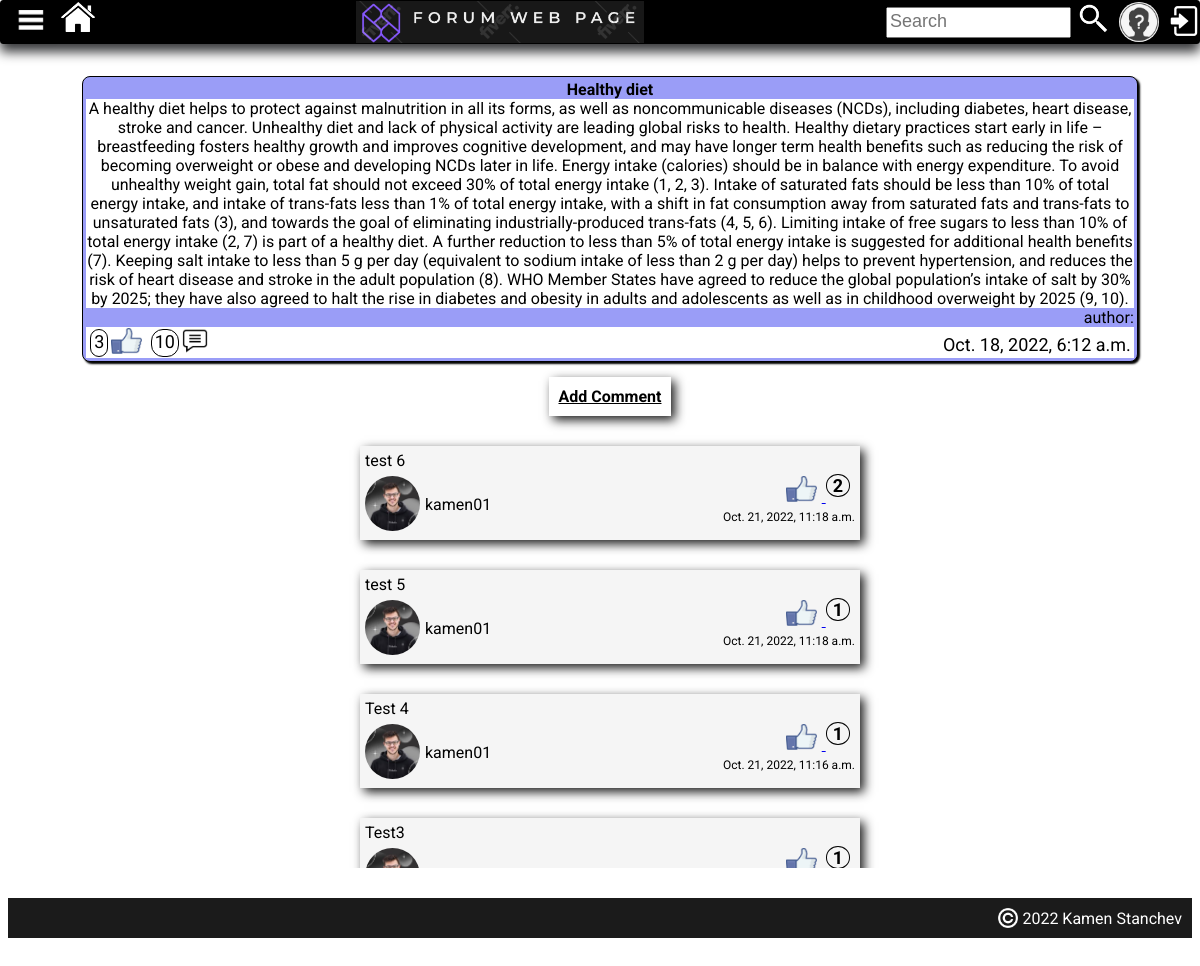
Before: /article-details/9/ with the older database file.
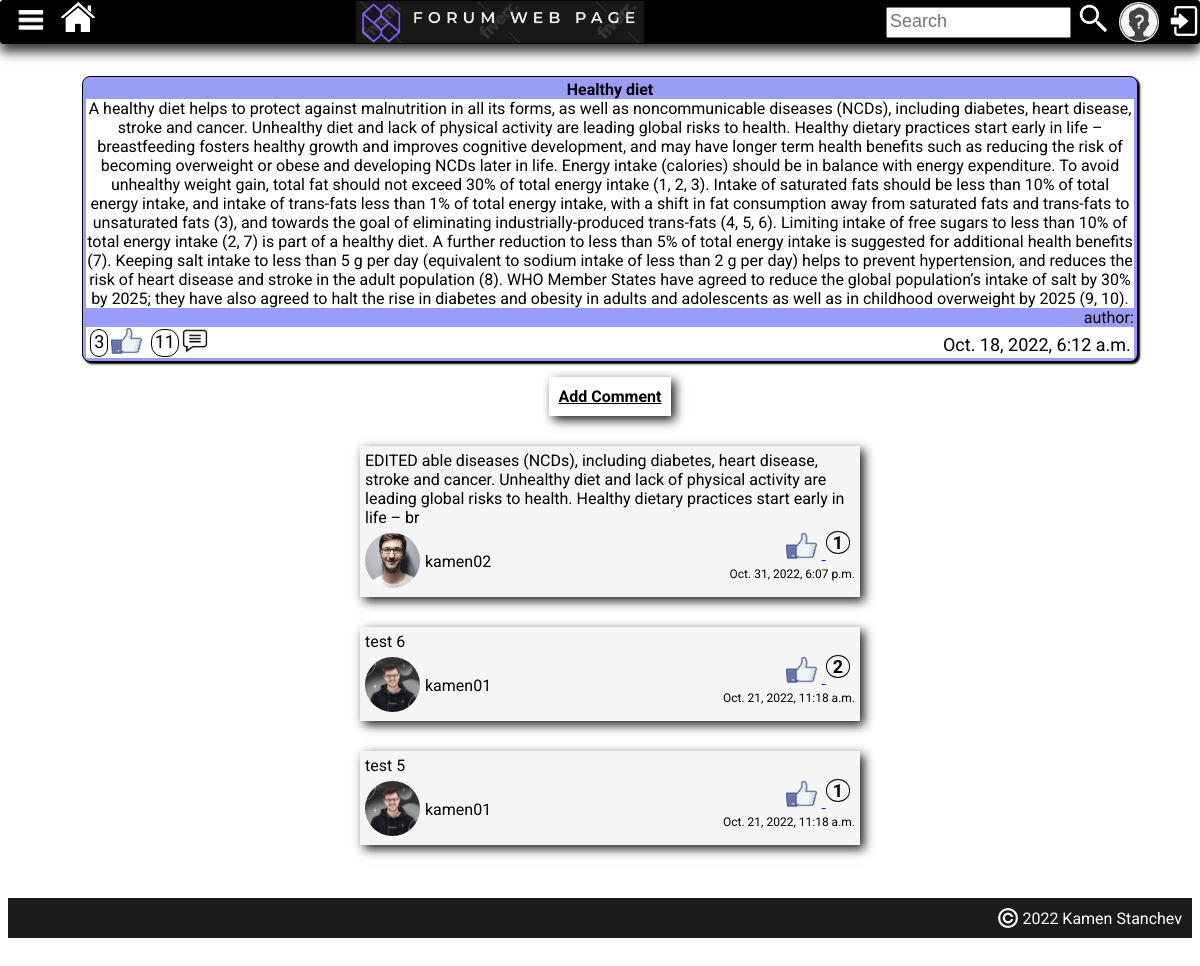
After: the same page with the newer database file.
### forum_project/main_app/models.py (models this page shows, shortened)
class PostArticle(models.Model):
    title = models.CharField(max_length=30, unique=True)
    content = models.TextField()
    date_created = models.DateTimeField(auto_now_add=True)
    topic = models.CharField(max_length=30, choices=topics_choices(), default='NO TOPIC')
    user = models.ForeignKey(User, on_delete=models.CASCADE)
    users_which_liked_article = models.ManyToManyField(
        User,
        related_name='user_lied_article',
        blank=True,
    )
    @property
    def likes(self):
        result = len(self.users_which_liked_article.all())
        return result
    @property
    def comments(self):
        result = self.articlecomment_set.all()
        return result

class ArticleComment(models.Model):
    user = models.ForeignKey(User, on_delete=models.CASCADE)
    post_article = models.ForeignKey(PostArticle, on_delete=models.CASCADE)
    content = models.TextField(max_length=300)
    data_created = models.DateTimeField(auto_now_add=True)
    users_which_liked_comment = models.ManyToManyField(
        User,
        related_name='user_lied_comment',
        blank=True,
    )
    @property
    def likes(self):
        result = len(self.users_which_liked_comment.all())
        return result

class Profile(models.Model):
    user = models.OneToOneField(User, on_delete=models.CASCADE)
    first_name = models.CharField(max_length=30, null=True, blank=True)
    last_name = models.CharField(max_length=30, null=True, blank=True)
    city = models.CharField(max_length=30)
    profession = models.CharField(max_length=30)
    profile_img = models.ImageField(upload_to='images/', default='images/add_profile_image.jpg')

### forum_project/main_app/views.py (the view)
# urls.py: path('article-details/<int:pk>/', views.ArticleDetails.as_view(), name='article-details'),
class ArticleDetails(DetailView):
    model = PostArticle
    template_name = 'article-detail.html'
    context_object_name = "article"
    def get_context_data(self, *args, **kwargs):
        current_article = PostArticle.objects.get(id=self.kwargs['pk'])
        comments = reversed(current_article.articlecomment_set.all())
        context = super(ArticleDetails, self).get_context_data(*args, **kwargs)
        context['comments'] = comments
        return context

### forum_project/main_app/templates/article-detail.html (shortened to what this page needs)
{% extends 'base.html' %}
{% load static %}
{% block page_content %}
    <div class="main-container">
        <div class="central-container" style="border: none; box-shadow: none; background-color: white; padding-bottom: 100px">
            <div class="container-items">
                <p class="topic-title">
                    {{ article.title }}
                </p>
                <p class="topic-content">
                    {{ article.content }}
                </p>
                <p class="topic-author">
                    author: {{ article.user.first_name }} {{ article.user.last_name }}
                </p>
                <div class="status-topic">
                    <div class="status-data-left">{{ article.likes }}</div>
                        <a href="{% url 'likes' article.id %}"><img class="like-button" src="{% static 'icons/like.png' %}"></a>
                    <div class="status-data-left">{{ article.comments|length }}</div>
                        <a href="{% url 'create-comment' article.id %}"><img class="like-button" src="{% static 'icons/comment-black.png' %}"></a>
                    <div class="status-data-right">{{ article.date_created }}</div>
                </div>
            </div>
            <a href="{% url 'create-comment' article.pk %}"
                    class="add_comment-and-delete-and-edit-button">
                Add Comment</a>
            {% for comment in comments %}
                <div class="container-comment">
                    <div class="comment-content">
                        {{ comment.content }}
                    </div>
                    <div class="comment-details">
                        <div class="comment-details-left">
                            <div >
                                <img class="comment-user-img" src="{{ comment.user.profile.profile_img.url }}">
                            </div>
                            <div class="comment-user-name">
                                {{ comment.user.username }}
                            </div>
                        </div>
                        <div class="comment-details-right">
                            <div class="comment-likes-details">
                                <a href="{% url 'like_comment' comment.id %}">
                                    <img class="like-button" src="{% static 'icons/like.png' %}">
                                </a>
                                <span class="comment-likes-count">{{ comment.likes }}</span>
                            </div>
                            <div>
                                <span class="comment-data-created">{{ comment.data_created }}</span>
                            </div>
                        </div>
                    </div>
                </div>
            {% endfor %}
        </div>
    </div>
{% endblock %}

Changed rows visible on the page:
no longer on this page (row unchanged): ArticleComment: content "Test 4", user.profile.profile_img (picture), user.username "kamen01", likes "1", data_created "Oct. 21, 2022, 11:16 a.m."
no longer on this page (row unchanged): ArticleComment: content "Test3", user.profile.profile_img (picture), likes "1"
computed for PostArticle "Healthy diet": comments|length "10" → "11"
added ArticleComment: content "EDITED able diseases (NCDs), including diabetes, heart disease, stroke and cancer. Unhealthy diet and lack of physical activity are leading global risks to health. Healthy dietary practices start early in life – br", user.profile.profile_img (picture), user.username "kamen02", likes "1", data_created "Oct. 31, 2022, 6:07 p.m."
